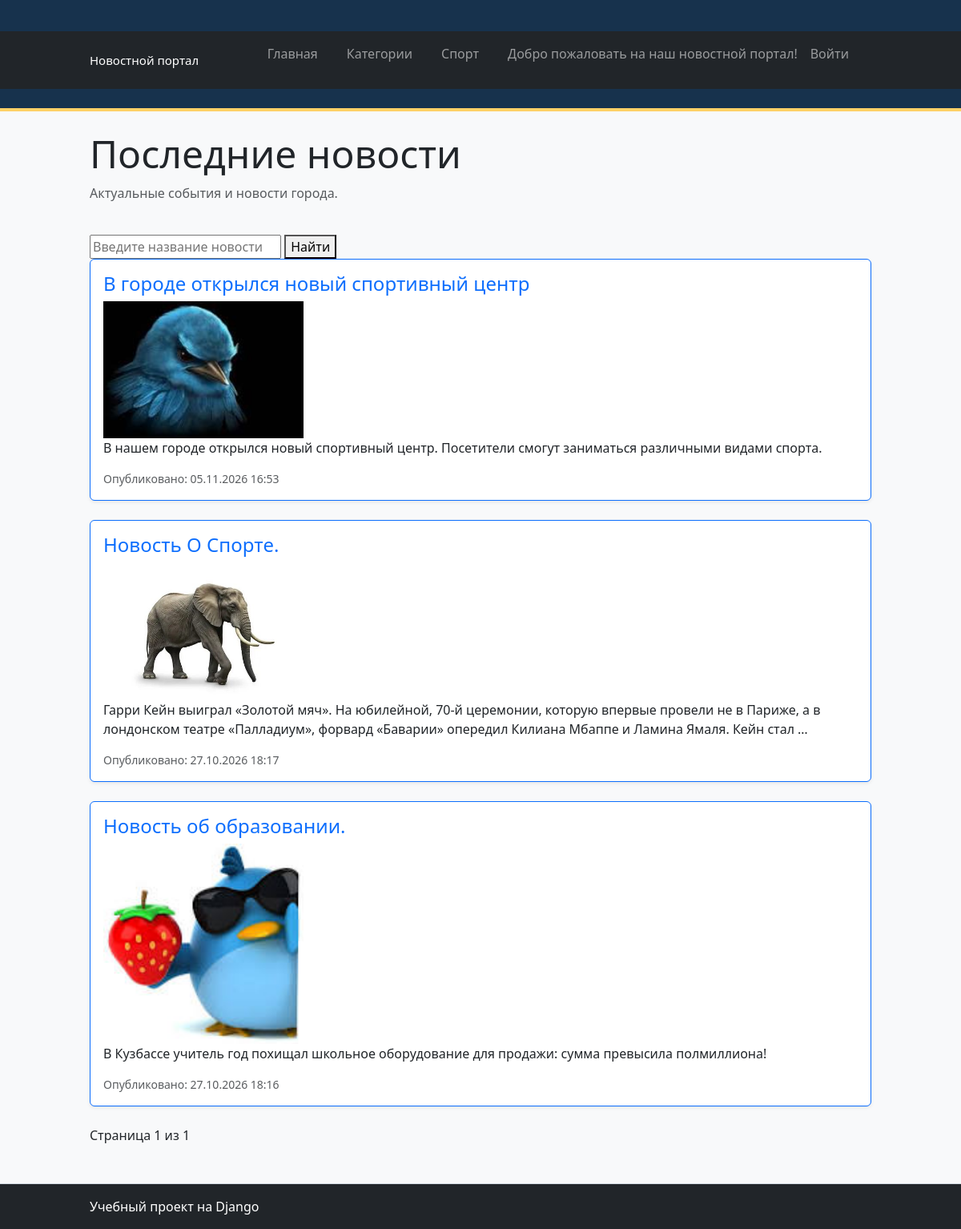
/, run on an earlier commit of the app's database.
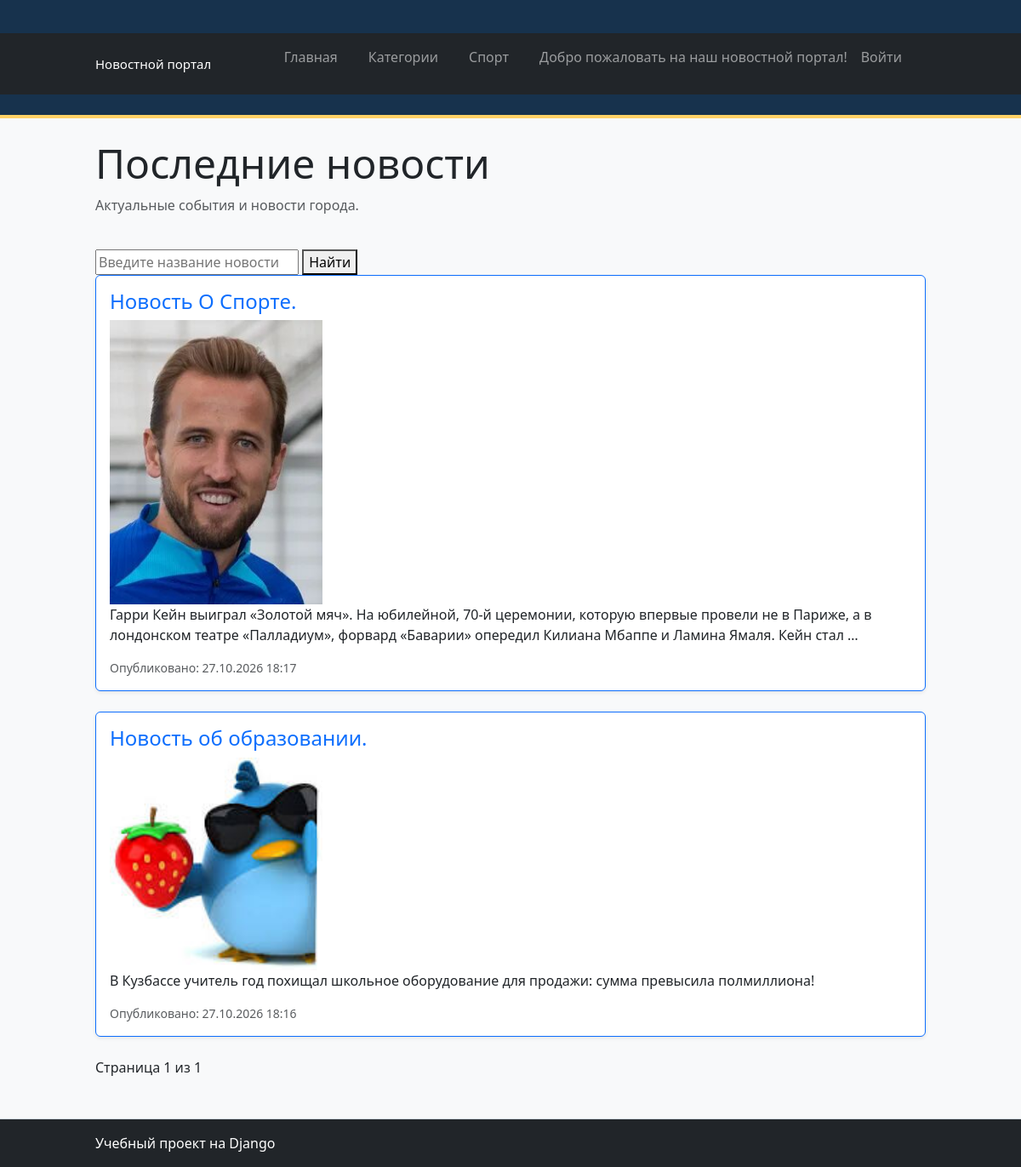
And on a later commit of the database.
### news/models.py (models this page shows, shortened)
class Article(models.Model):
    title = models.CharField(
        max_length=200,
        verbose_name="Заголовок",
    )
    content = models.TextField(
        verbose_name="Текст новости",
    )
    created_at = models.DateTimeField(
        auto_now_add=True,
        verbose_name="Дата создания",
    )
    is_published = models.BooleanField(
        default=False,
        verbose_name="Опубликована",
    )
    author = models.CharField(
        max_length=100,
        default="Редакция",
        verbose_name="Автор",
    )
    category = models.CharField(
        max_length=100,
        default="Общее",
        verbose_name="Категория",
    )
    image = models.ImageField(
        upload_to="articles/",
        blank=True,
        null=True,
        verbose_name="Изображение"
    )
    is_active = models.BooleanField(
        default=True,
        verbose_name="Активна"
    )

### news/views.py (the view)
# urls.py: path("", views.index, name="home"),
def index(request):
    query = request.GET.get("q", "").strip()
    articles = Article.objects.filter(
        is_published=True,
        is_active=True
    )
    if query:
        articles = articles.filter(
            Q(title__icontains=query) |
            Q(content__icontains=query)
        )
    articles = articles.order_by("-created_at")
    paginator = Paginator(articles, 5)
    page_obj = paginator.get_page(
        request.GET.get("page")
    )
    context = {
        "articles": page_obj,
        "page_obj": page_obj,
        "query": query,
    }
    return render(
        request,
        "news/index.html",
        context
    )

### news/templates/news/index.html (shortened to what this page needs)
{% extends "news/base.html" %}
{% block content %}
<div class="row mb-4">
    <div class="col">
        <h1 class="display-5">
            Последние новости
        </h1>
        <p class="text-muted">
            Актуальные события и новости города.
        </p>
    </div>
</div>
<form method="GET">
    <input
            type="text"
            name="q"
            placeholder="Введите название новости"
            value="{{ query }}"
    >
    <button type="submit">
        Найти
    </button>
</form>
<div class="row">
    {% for article in articles %}
        <div class="col-12 mb-4">
            <article class="card border-primary shadow-sm">
                <div class="card-body">
                    <h2 class="card-title h4">
                        <a href="{% url 'article_detail' article_id=article.id %}" class="text-decoration-none">
                            {{ article.title }}
                        </a>
                    </h2>
                    {% if article.image %}
                        <img
                            src="{{ article.image.url }}"
                            alt="{{ article.title }}"
                            width="250"
                        >
                    {% endif %}
                    <p class="card-text">
                        {{ article.content|truncatewords:30 }}
                    </p>
                    <p class="text-muted small mb-0">
                        Опубликовано:
                        {{ article.created_at|date:"d.m.Y H:i" }}
                    </p>
                </div>
            </article>
        </div>
    {% empty %}
        <div class="col-12">
            <div class="alert alert-info">
                Пока нет опубликованных новостей.
            </div>
        </div>
    {% endfor %}
</div>
<div class="pagination">
    <span>
        Страница {{ page_obj.number }}
        из {{ page_obj.paginator.num_pages }}
    </span>
</div>
{% endblock %}

### news/templates/news/base.html (shortened to what this page needs)
<!DOCTYPE html>
{% load static %}
<html lang="ru">
<head>
    <link
        href="https://cdn.jsdelivr.net/npm/bootstrap@5.3.8/dist/css/bootstrap.min.css"
        rel="stylesheet"
    >
    <link rel="stylesheet" href="{% static 'news/style.css' %}">
</head>
<body class="bg-light">
<header>
    <nav class="navbar navbar-expand-lg navbar-dark bg-dark">
        <div class="container">
            <a class="nav-link" href="{% url 'home' %}" style="font-size: 15px">
                Новостной портал
            </a>
            <div class="navbar-nav">
                <a class="nav-link" href="{% url 'home' %}">
                    Главная
                </a>
                <a class="nav-link" href="{% url 'category' %}">
                    Категории
                </a>
                <a class="nav-link" href="{% url 'category_detail' category_name='Спорт' %}">
                    Спорт
                </a>
                {% if user.is_authenticated %}
                    <p class="nav-link">Привет, {{ user.first_name|default:user.username }}!</p>
                {% else %}
                    <p class="nav-link">Добро пожаловать на наш новостной портал!</p>
                {% endif %}
                {% if user.is_authenticated %}
                <span class="nav-link">
                    Вы вошли как: {{ user.username }}
                </span>
                <form
                    method="POST"
                    action="{% url 'logout' %}"
                    style="display: inline;"
                >
                    {% csrf_token %}
                    <button type="submit" class="nav-link" >
                        Выйти
                    </button>
                </form>
            {% else %}
                <a href="{% url 'login' %}" class="nav-link">
                    Войти
                </a>
            {% endif %}
            </div>
        </div>
    </nav>
</header>
<main class="container py-4">
    {% block content %}
    {% endblock %}
</main>
<footer class="bg-dark text-white py-3 mt-4">
    <div class="container">
        <p class="mb-0">Учебный проект на Django</p>
    </div>
</footer>
</body>
</html>

### news/static/news/style.css (style rules this page uses)
header { background-color: #17324d; color: white; padding: 24px 0; border-bottom: 4px solid #ffd166; }
.container { width: 90%; max-width: 1000px; margin: 0 auto; }
nav { margin-top: 15px; }
nav a { color: #ffffff; text-decoration: none; margin-right: 20px; font-weight: 500; transition: color 0.2s ease; }
main { padding-top: 25px; padding-bottom: 40px; }
footer { background-color: #e1e7ec; padding: 20px 0; color: #455a64; border-top: 1px solid #cfd8df; }

What changed in the data, as far as the page shows it:
removed Article: title "В городе открылся новый спортивный центр", image (picture), content "В нашем городе открылся новый спортивный центр. Посетители смогут заниматься различными видами спорта.", created_at "05.11.2026 16:53"
changed Article "Новость О Спорте.": image: a different picture
